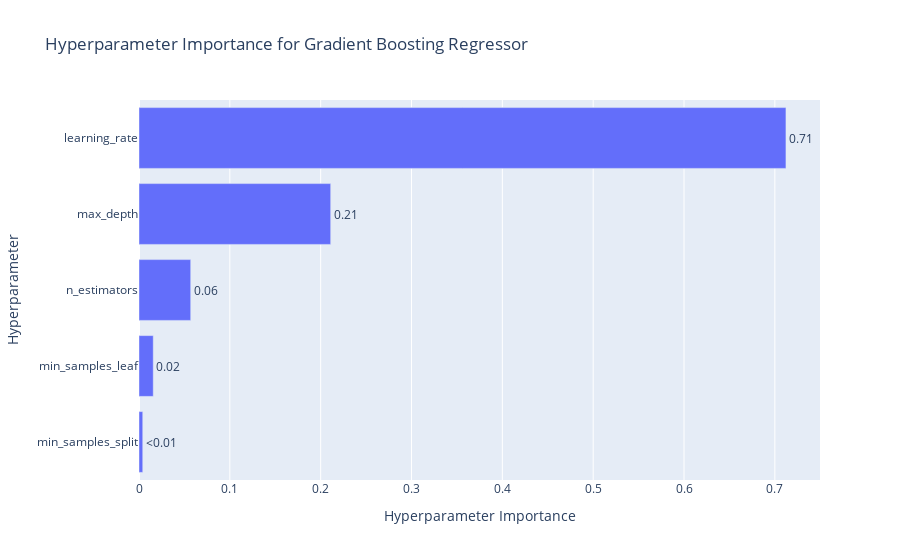

Notebook code cell kept with this figure:
### Code cell
# Hyperparameter Importance
fig2 = vis.plot_param_importances(study)
fig2.update_layout(title='Hyperparameter Importance for Gradient Boosting Regressor')
fig2.show()

### Figure 1 — Plotly figure (JSON) as saved in the notebook; plotly's stock layout.template omitted (floating-point values rounded to 4 significant figures)
{"data": [{"cliponaxis": false, "hovertemplate": ["min_samples_split (IntDistribution): 0.0041272089943092775<extra></extra>", "min_samples_leaf (IntDistribution): 0.015691036248233058<extra></extra>", "n_estimators (IntDistribution): 0.05692651008961374<extra></extra>", "max_depth (IntDistribution): 0.21103178507447454<extra></extra>", "learning_rate (FloatDistribution): 0.7122234595933694<extra></extra>"], "name": "Objective Value", "orientation": "h", "text": ["<0.01", "0.02", "0.06", "0.21", "0.71"], "textposition": "outside", "x": [0.004127, 0.01569, 0.05693, 0.211, 0.7122], "y": ["min_samples_split", "min_samples_leaf", "n_estimators", "max_depth", "learning_rate"], "type": "bar"}], "layout": {"title": {"text": "Hyperparameter Importance for Gradient Boosting Regressor"}, "xaxis": {"title": {"text": "Hyperparameter Importance"}}, "yaxis": {"title": {"text": "Hyperparameter"}}}}
